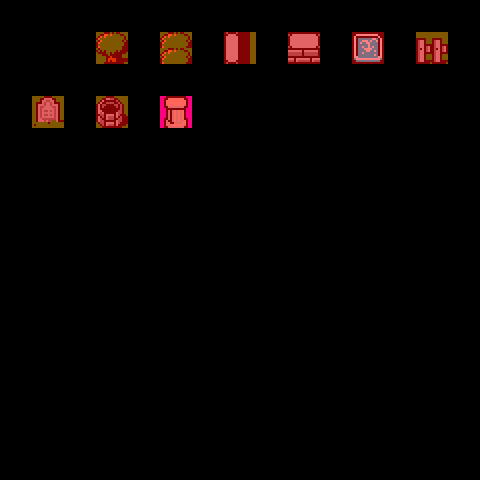

Below is a game level as drawn by its tile map, then a one-line description and the .tmx that defines it (tile-layer data replaced by summaries):
An orthogonal 15x15 tile map with 32x32 px tiles, 3 tile layers (regions, input_set, output_Collision), 2 tilesets.

<map version="1.0" orientation="orthogonal" width="15" height="15" tilewidth="32" tileheight="32">
 <properties>
  <property name="AutomappingRadius" value="1" />
 </properties>
 <tileset firstgid="1" name="tileset" tilewidth="32" tileheight="32">
  <image source="../tileset.png" trans="ff00ff" width="192" height="288" />
 </tileset>
 <tileset firstgid="55" name="tileset special" tilewidth="32" tileheight="32">
  <image source="../tileset special.png" trans="ffffff" width="64" height="32" />
 </tileset>
 <layer name="regions" width="15" height="15">
  <data>[225 cells, 10 non-empty, 1 distinct tile ids]</data>
 </layer>
 <layer name="input_set" width="15" height="15">
  <data>[225 cells, 9 non-empty, 9 distinct tile ids]</data>
 </layer>
 <layer name="output_Collision" width="15" height="15" opacity="0.5">
  <data>[225 cells, 9 non-empty, 1 distinct tile ids]</data>
 </layer>
</map>